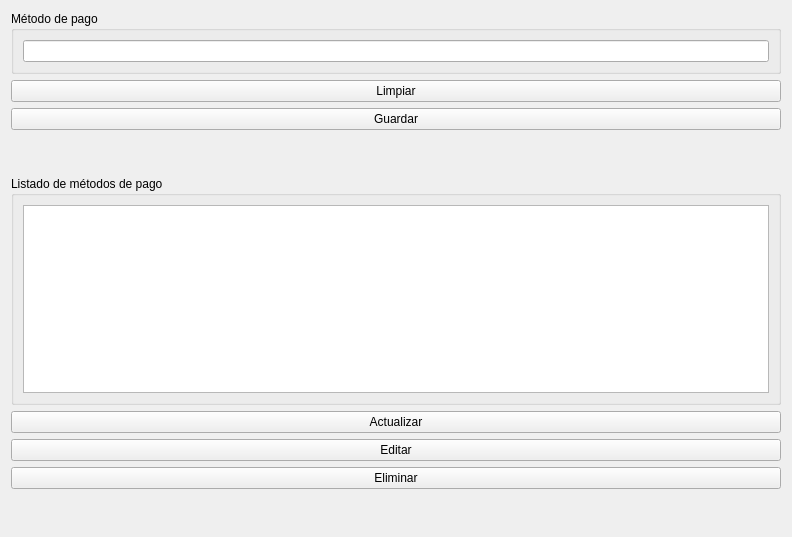
<?xml version="1.0" encoding="UTF-8"?>
<ui version="4.0">
 <class>F_MetodoPago</class>
 <widget class="QWidget" name="F_MetodoPago">
  <property name="geometry">
   <rect>
    <x>0</x>
    <y>0</y>
    <width>792</width>
    <height>537</height>
   </rect>
  </property>
  <property name="windowTitle">
   <string>Form</string>
  </property>
  <layout class="QVBoxLayout" name="verticalLayout">
   <item>
    <widget class="QGroupBox" name="groupBox">
     <property name="title">
      <string>Método de pago</string>
     </property>
     <layout class="QHBoxLayout" name="horizontalLayout">
      <item>
       <widget class="QLineEdit" name="descripcion"/>
      </item>
     </layout>
    </widget>
   </item>
   <item>
    <widget class="QPushButton" name="PB_Limpiar">
     <property name="text">
      <string>Limpiar</string>
     </property>
    </widget>
   </item>
   <item>
    <widget class="QPushButton" name="PB_Guardar">
     <property name="text">
      <string>Guardar</string>
     </property>
    </widget>
   </item>
   <item>
    <spacer name="verticalSpacer_2">
     <property name="orientation">
      <enum>Qt::Vertical</enum>
     </property>
     <property name="sizeType">
      <enum>QSizePolicy::Minimum</enum>
     </property>
     <property name="sizeHint" stdset="0">
      <size>
       <width>20</width>
       <height>40</height>
      </size>
     </property>
    </spacer>
   </item>
   <item>
    <widget class="QGroupBox" name="groupBox_4">
     <property name="title">
      <string>Listado de métodos de pago</string>
     </property>
     <layout class="QHBoxLayout" name="horizontalLayout_4">
      <item>
       <widget class="QTableWidget" name="tableWidget">
        <property name="selectionBehavior">
         <enum>QAbstractItemView::SelectRows</enum>
        </property>
       </widget>
      </item>
     </layout>
    </widget>
   </item>
   <item>
    <widget class="QPushButton" name="PB_Actualizar">
     <property name="text">
      <string>Actualizar</string>
     </property>
    </widget>
   </item>
   <item>
    <widget class="QPushButton" name="PB_Editar">
     <property name="text">
      <string>Editar</string>
     </property>
    </widget>
   </item>
   <item>
    <widget class="QPushButton" name="PB_Eliminar">
     <property name="text">
      <string>Eliminar</string>
     </property>
    </widget>
   </item>
   <item>
    <spacer name="verticalSpacer">
     <property name="orientation">
      <enum>Qt::Vertical</enum>
     </property>
     <property name="sizeType">
      <enum>QSizePolicy::Maximum</enum>
     </property>
     <property name="sizeHint" stdset="0">
      <size>
       <width>20</width>
       <height>40</height>
      </size>
     </property>
    </spacer>
   </item>
  </layout>
 </widget>
 <resources/>
 <connections/>
</ui>
